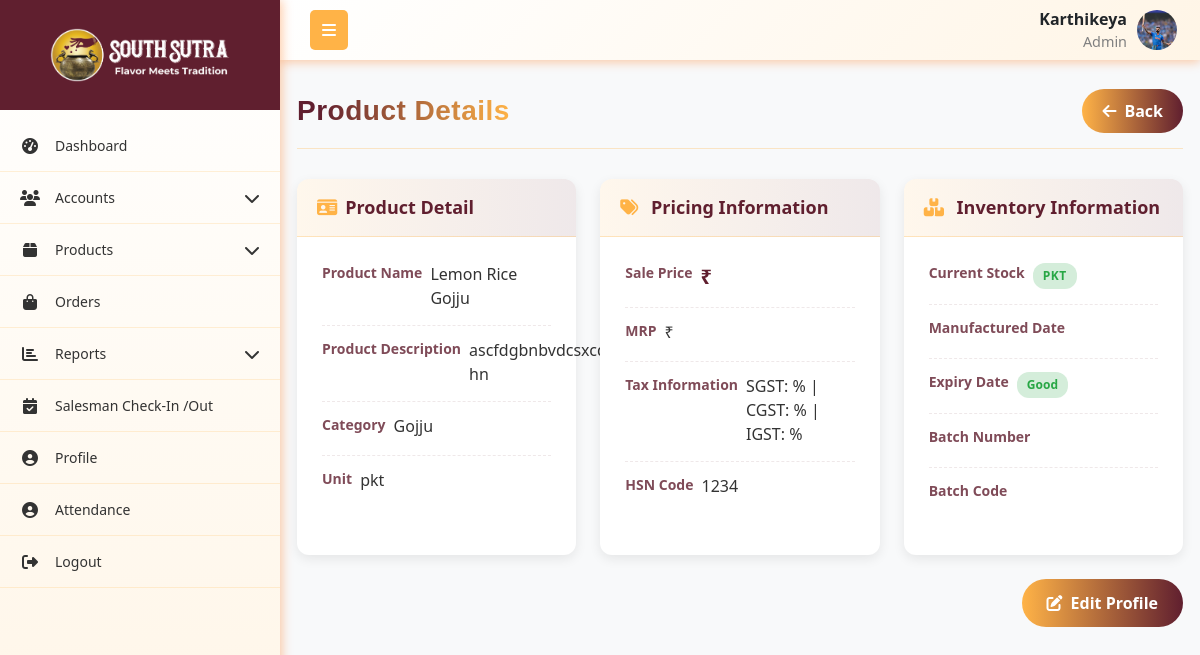
Page /product/view/4/ (signed in) on the committed database.
### App1/models.py (models this page shows, shortened)
class User(models.Model):
    role = models.ForeignKey(Role,on_delete=models.SET_NULL, null=True, related_name="role")
    username = models.CharField(max_length=255, unique=True)
    password = models.CharField(max_length=255)
    first_name = models.CharField(max_length=255)
    last_name = models.CharField(max_length=255)
    email = models.EmailField(unique=True)
    phone_number = models.CharField(max_length=15, unique=True)
    address = models.TextField()
    city = models.CharField(max_length=255)
    state = models.CharField(max_length=255)
    pincode = models.CharField(max_length=10)
    is_active = models.BooleanField(default=True)
    created_at = models.DateTimeField(auto_now_add=True)
    updated_at = models.DateTimeField(auto_now=True)
    profile_picture = models.ImageField(upload_to='profile_pictures/', null=True, blank=True)

class Role(models.Model):
    name = models.CharField(max_length=255, unique=True)
    created_at = models.DateTimeField(auto_now_add=True)
    updated_at = models.DateTimeField(auto_now=True)

class Product(models.Model):
    name = models.CharField(max_length=255)
    category = models.ForeignKey(Category, on_delete=models.CASCADE)
    unit = models.CharField(max_length=50,choices=[('packets', 'Packet')],default='packets')
    description = models.TextField(blank=True)
    hsn_code = models.CharField(max_length=20)
    gstpercentage = models.DecimalField(max_digits=5, decimal_places=2)

class Category(models.Model):
    name = models.CharField(max_length=100)
    created_at = models.DateTimeField(auto_now_add=True)
    updated_at = models.DateTimeField(auto_now=True)

### App1/views.py (the view)
# urls.py: path('product/view/<int:product_id>/', view_product, name='view_product'),
def view_product(request, product_id):
    current_user, role_permission = get_logged_in_user(request)
    if not current_user:
        return redirect('login')
    product = get_object_or_404(Product, id=product_id)
    daily_productions = product.productions.all().order_by('-date')[:10]  # Last 10 production entries
    context = {
        'current_user': current_user,
        'product': product,
        'daily_productions': daily_productions,
        'role_permission': role_permission
    }
    return render(request, 'company_admin/view_product.html', context)

### App1/views.py (called while the page is built)
def get_logged_in_user(request):
    username = request.session.get('current_user')
    if not username:
        return None, None  # always return a tuple
    try:
        user = User.objects.get(username=username)
        try:
            role_permission = RolePermissions.objects.get(role=user.role)
        except RolePermissions.DoesNotExist:
            role_permission = None
        return user, role_permission
    except User.DoesNotExist:
        return None, None

### templates/company_admin/view_product.html (shortened to what this page needs)
{% extends 'company_admin/base.html' %}
{% load static %}
{% block content %}
<div class="container-fluid mt-4 mb-5">
    <div class="user-header">
        <h1 class="user-title">Product Details</h1>
        <button onclick="window.history.back()" class="close-btn">
            <i class="fas fa-arrow-left"></i> Back
        </button>
    </div>
    <div class="row g-4">
        <div class="col-lg-4 col-md-6 col-sm-12 d-flex">
            <div class="card mb-4 flex-grow-1">
                <div class="card-header"><i class="fas fa-id-card me-2"></i>Product Detail</div>
                <div class="card-body">
                    <div class="info-item">
                        <div class="info-label">Product Name</div>
                        <div class="info-value">{{ product.name }}</div>
                    </div>
                    <div class="info-item">
                        <div class="info-label">Product Description</div>
                        <div class="info-value">{{ product.description }}</div>
                    </div>
                    <div class="info-item">
                        <div class="info-label">Category</div>
                        <div class="info-value">{{ product.category.name }}</div>
                    </div>
                    <div class="info-item">
                        <div class="info-label">Unit</div>
                        <div class="info-value">{{ product.get_unit_display }}</div>
                    </div>
                </div>
            </div>
        </div>
        <div class="col-lg-4 col-md-6 col-sm-12 d-flex">
            <div class="card mb-4 flex-grow-1">
                <div class="card-header"><i class="fas fa-tags me-2"></i> Pricing Information</div>
                <div class="card-body">
                    <div class="info-item">
                        <div class="info-label">Sale Price</div>
                        <div class="info-value price-display">₹{{ product.sale_price }}</div>
                    </div>
                    <div class="info-item">
                        <div class="info-label">MRP</div>
                        <div class="info-value">₹{{ product.mrp }}</div>
                    </div>
                    <div class="info-item">
                        <div class="info-label">Tax Information</div>
                        <div class="info-value">SGST: {{ product.sgstpercentage }}% |
                                                CGST: {{ product.cgstpercentage }}% |
                                                IGST: {{ product.igstpercentage }}%
                        </div>
                    </div>
                    <div class="info-item">
                        <div class="info-label">HSN Code</div>
                        <div class="info-value">{{ product.hsn_code }}</div>
                    </div>
                </div>
            </div>
        </div>
        <div class="col-lg-4 col-md-6 col-sm-12 d-flex">
            <div class="card mb-4 flex-grow-1">
                <div class="card-header"><i class="fas fa-boxes me-2"></i> Inventory Information</div>
                <div class="card-body">
                    <div class="info-item">
                        <div class="info-label">Current Stock</div>
                        <div class="info-value">
                            <span class="status-badge
                        {% if product.quantity <= 10 %}stock-low
                        {% elif product.quantity <= 50 %}stock-medium
                        {% else %}stock-high
                        {% endif %}">
                        {{ product.quantity }} {{ product.get_unit_display }}
                    </span>
                        </div>
                    </div>
                    <div class="info-item">
                        <div class="info-label">Manufactured Date</div>
                    </div>
                    <div class="info-item">
                        <div class="info-label">Expiry Date</div>
                        <div class="info-value">
                    <span class="expiry-badge
                        {% if product.is_expiry_soon %}expiry-soon
                        {% else %}expiry-good
                        {% endif %}">
                        {% if product.is_expiry_soon %}Expiring Soon{% else %}Good{% endif %}
                    </span>
                        </div>
                    </div>
                    <div class="info-item">
                        <div class="info-label">Batch Number</div>
                    </div>
                    <div class="info-item">
                        <div class="info-label">Batch Code</div>
                    </div>
                </div>
            </div>
        </div>
    </div>
    <div class="d-flex justify-content-end mt-4">
        <a href="{% url 'edit_product' product.id %}" class="btn btn-edit text-white">
            <i class="fas fa-edit"></i> Edit Profile
        </a>
    </div>
</div>
{% endblock %}

### templates/company_admin/base.html (shortened to what this page needs)
{% load static %}
<!DOCTYPE html>
<html lang="en">
<head>
    <link href="https://cdnjs.cloudflare.com/ajax/libs/bootstrap/5.3.0/css/bootstrap.min.css" rel="stylesheet">
    <link href="https://cdnjs.cloudflare.com/ajax/libs/font-awesome/6.4.0/css/all.min.css" rel="stylesheet">
    <link rel="stylesheet" href="https://cdn.datatables.net/1.13.4/css/dataTables.bootstrap5.min.css">
    <link rel="stylesheet" href="https://cdn.datatables.net/responsive/2.4.1/css/responsive.bootstrap5.min.css">
    <link rel="stylesheet" href="{% static 'css/alert.css' %}">
</head>
<body>
    <nav class="top-navbar">
        <div class="navbar-container">
            <div class="navbar-left">
                <button class="sidebar-toggle" id="sidebarToggle">
                    <i class="fas fa-bars"></i>
                </button>
            </div>
            <div class="navbar-right me-2">
                <div class="navbar-user-info">
                    <span class="username">{{current_user.username}}</span>
                    <span class="role">{{current_user.role.name}}</span>
                </div>
                {% if current_user.profile_picture %}
                    <img src="{{ current_user.profile_picture.url }}"
                        alt="{{ current_user.get_full_name }}"
                        class="navbar-profile-img">
                {% else %}
                     <div class="navbar-profile-fallback">
                        {{ current_user.first_name|first|upper }}{{ current_user.last_name|first|upper }}
                    </div>
                {% endif %}
            </div>
        </div>
    </nav>
    <nav class="sidebar" id="sidebar">
        <div class="sidebar-logo-container">
            <img src="{% static 'images/logo.png' %}" alt="Company Logo"  class="logo">
        </div>
        <ul class="nav flex-column sidebar-nav">
            {% if role_permission.dashboard_v %}
            <li class="nav-item">
                <a class="nav-link" href="{% url 'dashboard' %}">
                    <i class="fas fa-tachometer-alt nav-icon"></i>
                    <span class="nav-text">Dashboard</span>
                </a>
            </li>
            {% endif %}
            {% if role_permission.roles_v or role_permission.users_v or role_permission.customer_v %}
            <li class="nav-item">
                <a class="nav-link" href="#">
                    <i class="fas fa-users nav-icon"></i>
                    <span class="nav-text">Accounts</span>
                    <i class="fas fa-chevron-down arrow"></i>
                </a>
            </li>
            {% endif %}
            {% if role_permission.category_v or role_permission.all_products_v or role_permission.daily_production_v or role_permission.inventory_v %}
            <li class="nav-item">
                <a class="nav-link" href="#">
                    <i class="fas fa-box nav-icon"></i>
                    <span class="nav-text">Products</span>
                    <i class="fas fa-chevron-down arrow"></i>
                </a>
            </li>
            {% endif %}
            {% if role_permission.orders_v %}
            <li class="nav-item">
                <a class="nav-link" href="{% url 'order_table' %}">
                    <i class="fas fa-shopping-bag nav-icon"></i>
                    <span class="nav-text">Orders</span>
                </a>
            </li>
            {% endif %}
            {% if role_permission.s_reports_v or role_permission.c_reports_v %}
            <li class="nav-item">
                <a class="nav-link" href="#">
                    <i class="fas fa-chart-bar nav-icon"></i>
                    <span class="nav-text">Reports</span>
                    <i class="fas fa-chevron-down arrow"></i>
                </a>
            </li>
            {% endif %}
            {% if current_user.role.name == 'Admin' %}
            <li class="nav-item">
                <a class="nav-link" href="{% url 'salesman_visit_list' %}">
                    <i class="fas fa-calendar-check nav-icon"></i>
                    <span class="nav-text">Salesman Check-In /Out</span>
                </a>
            </li>
            {% endif %}
            <li class="nav-item">
                <a class="nav-link" href="{% url 'profile' %}">
                    <i class="fas fa-user-circle nav-icon"></i>
                    <span class="nav-text">Profile</span>
                </a>
            </li>
            <li class="nav-item">
                <a class="nav-link" href="{% url 'attendance' %}">
                    <i class="fas fa-user-circle nav-icon"></i>
                    <span class="nav-text">Attendance</span>
                </a>
            </li>
            <li class="nav-item">
                <a class="nav-link" href="{% url 'logout' %}" onclick="return confirm('Are you sure?');" >
                    <i class="fas fa-sign-out-alt nav-icon"></i>
                    <span class="nav-text">Logout</span>
                </a>
            </li>
        </ul>
    </nav>
    <main class="main-content" id="mainContent">
        {% block content %}{% endblock %}
    </main>
</body>
</html>

### templates/company_admin/base.html (style rules this page uses)
:root { --primary-red: #601F2F; --primary-orange: #ffb347; --accent-yellow: #fc3; --light-orange: #fff5e6; --dark-red: #4a1824; --sidebar-width: 280px; --sidebar-collapsed: 60px; }
* { box-sizing: border-box; }
body { font-family: 'Segoe UI', Tahoma, Geneva, Verdana, sans-serif; background-color: #f8f9fa; margin: 0; padding: 0; overflow-x: hidden; }
.top-navbar { background: linear-gradient(135deg, white 0%, var(--light-orange) 100%); box-shadow: 0 2px 10px rgba(255, 106, 0, 0.35); position: fixed; top: 0; left: var(--sidebar-width); right: 0; z-index: 1030; height: 60px; padding: 0; transition: left 0.3s ease; }
.navbar-container { display: flex; align-items: center; justify-content: space-between; height: 100%; padding: 0 15px; max-width: 100%; }
.navbar-left { display: flex; align-items: center; flex-shrink: 0; }
.sidebar-toggle { background: var(--primary-orange); border: none; color: white; padding: 8px 12px; border-radius: 5px; margin-left: 15px; cursor: pointer; }
.navbar-right { flex-shrink: 0; display: flex; align-items: center; gap: 10px; }
.navbar-profile-img { width: 40px; height: 40px; border-radius: 50%; object-fit: cover; }
.navbar-user-info { display: flex; flex-direction: column; align-items: flex-end; }
.navbar-user-info .username { font-weight: 600; }
.navbar-user-info .role { font-size: 0.9rem; color: gray; }
.sidebar { position: fixed; top: 0; left: 0; height: 100vh; width: var(--sidebar-width); background: linear-gradient(180deg, white 0%, var(--light-orange) 100%); transform: translateX(0); transition: width 0.3s ease; z-index: 1040; overflow-y: auto; box-shadow: 2px 0 10px rgba(255, 106, 0, 0.35); display: flex; flex-direction: column; }
.sidebar-logo-container { display: flex; align-items: center; justify-content: center; height: 110px; width: 100%; background-color: #601F2F; margin-bottom: 10px; transition: opacity 0.3s, height 0.3s, margin-bottom 0.3s; }
.sidebar-logo-container .logo { width: 200px; height: auto; background: transparent; padding: 8px 10px; }
.sidebar:not(.collapsed) .sidebar-logo-container { opacity: 1; height: 110px; margin-bottom: 10px; }
.sidebar-nav { padding: 0; margin: 0; list-style: none; flex: 1 1 auto; }
.nav-item { border-bottom: 1px solid rgba(255, 179, 71, 0.2); }
.nav-link { color: #333; padding: 15px 20px; display: flex; align-items: center; text-decoration: none; transition: all 0.3s ease; position: relative; cursor: pointer; }
.nav-icon { width: 20px; margin-right: 15px; text-align: center; font-size: 16px; }
.nav-text { flex-grow: 1; font-size: 14px; }
.arrow { transition: transform 0.3s ease; margin-left: auto; }
.main-content { margin-top: 60px; padding: 5px; transition: margin-left 0.3s ease; min-height: calc(100vh - 60px); }
@media (min-width: 768px) { .sidebar { transform: translateX(0); top: 0; height: 100vh; } }
@media (min-width: 768px) { .main-content { margin-left: var(--sidebar-width); } }

### rows in the picture
User: username "Karthikeya", role.name "Admin", profile_picture (picture)
Product: name "Lemon Rice Gojju", description "ascfdgbnbvdcsxcdvfg hn", category.name "Gojju", unit "pkt", hsn_code "1234", unit "PKT"
